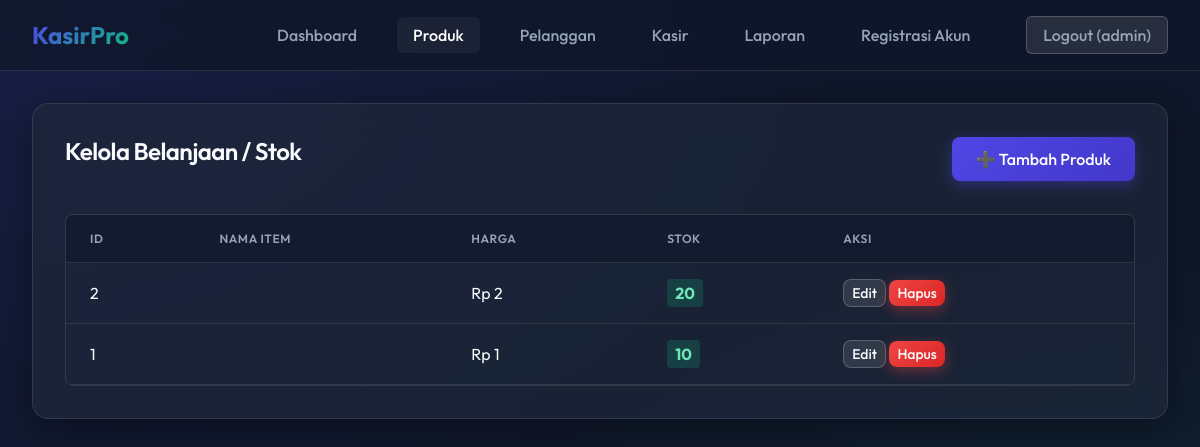
The app's page /produk.php (signed in), older data.
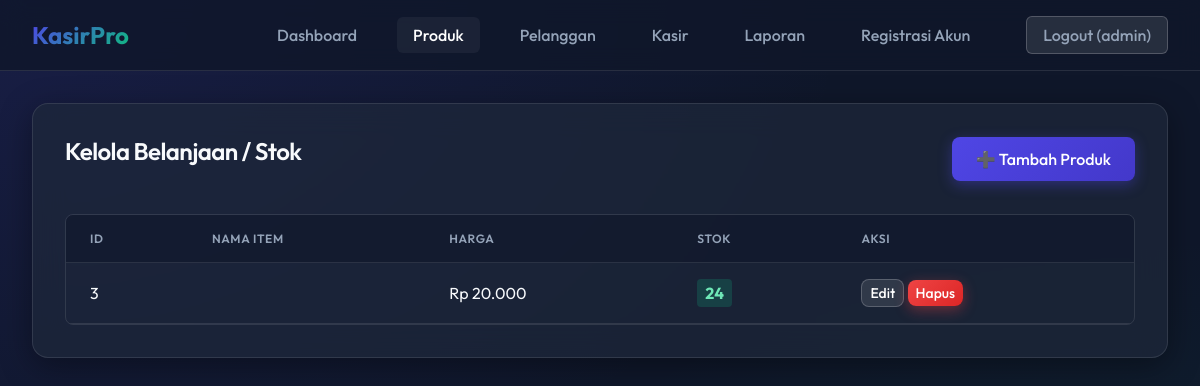
The same page, newer data.
### tables this page shows
CREATE TABLE produk (
            ProdukID INTEGER PRIMARY KEY AUTOINCREMENT,
            NamaProduk VARCHAR(255) NOT NULL,
            Harga DECIMAL(10,2) NOT NULL,
            Stok INTEGER NOT NULL
        );

### produk.php (the view, shortened to what this page needs)
<?php
require 'header.php';
require 'koneksi.php';
$produk = $pdo->query("SELECT * FROM produk ORDER BY ProdukID DESC")->fetchAll();
?>
<div class="glass-panel">
    <div style="display: flex; justify-content: space-between; align-items: center; margin-bottom: 2rem;">
        <h2>Kelola Belanjaan / Stok</h2>
        <button onclick="document.getElementById('modalTambah').classList.add('show')" class="btn btn-primary">➕ Tambah Produk</button>
    </div>
    <div class="table-container">
        <table>
            <thead>
                <tr>
                    <th>ID</th>
                    <th>Nama Item</th>
                    <th>Harga</th>
                    <th>Stok</th>
                    <th>Aksi</th>
                </tr>
            </thead>
            <tbody>
                <?php foreach ($produk as $p): ?>
                <tr>
                    <td><?= $p['ProdukID'] ?></td>
                    <td><?= htmlspecialchars($p['Nama Produk']) ?></td>
                    <td>Rp <?= number_format($p['Harga'], 0, ',', '.') ?></td>
                    <td>
                        <span style="padding: 4px 8px; border-radius: 4px; background: <?= $p['Stok'] > 5 ? 'rgba(16, 185, 129, 0.2)' : 'rgba(239, 68, 68, 0.2)' ?>; color: <?= $p['Stok'] > 5 ? '#6EE7B7' : '#FCA5A5' ?>; font-weight: bold;">
                            <?= $p['Stok'] ?>
                        </span>
                    </td>
                    <td>
                        <button onclick="editModal(<?= $p['ProdukID'] ?>, '<?= addslashes($p['NamaProduk']) ?>', <?= $p['Harga'] ?>, <?= $p['Stok'] ?>)" class="btn btn-secondary" style="padding: 0.25rem 0.5rem; font-size: 0.875rem;">Edit</button>
                        <a href="produk.php?hapus=<?= $p['ProdukID'] ?>" onclick="return confirm('Yakin ingin menghapus produk ini?')" class="btn btn-danger" style="padding: 0.25rem 0.5rem; font-size: 0.875rem;">Hapus</a>
                    </td>
                </tr>
                <?php endforeach; ?>
            </tbody>
        </table>
    </div>
</div>
<?php require 'footer.php'; ?>

Row changes from the older to the newer data that the page shows:
removed produk: ProdukID "2", Harga "2", Stok "20"
removed produk: ProdukID "1", Harga "1", Stok "10"
added produk: ProdukID "3", Harga "20.000", Stok "24"
